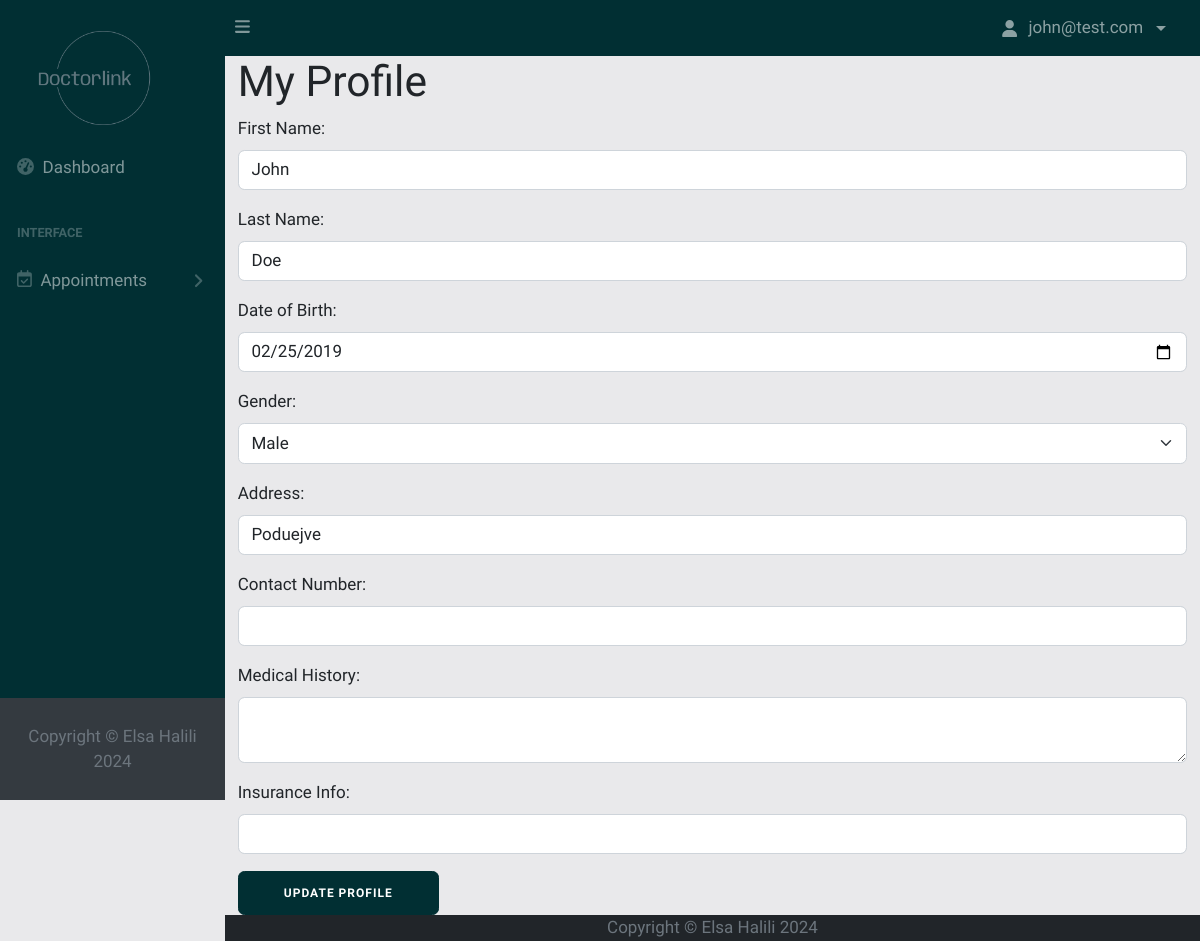
Page /profile.php (signed in) on the committed database.
### tables this page shows
CREATE TABLE `Patients` (
  `id` int(11) NOT NULL,
  `user_id` int(11) DEFAULT NULL,
  `date_of_birth` date DEFAULT NULL,
  `gender` enum('Male','Female','Other') DEFAULT NULL,
  `address` varchar(100) DEFAULT NULL,
  `contact_number` varchar(15) DEFAULT NULL,
  `medical_history` text DEFAULT NULL,
  `insurance_info` varchar(100) DEFAULT NULL
);

CREATE TABLE `User` (
  `Id` int(11) NOT NULL,
  `Name` varchar(255) DEFAULT NULL,
  `Surname` varchar(255) DEFAULT NULL,
  `Username` varchar(50) DEFAULT NULL,
  `Password` varchar(100) DEFAULT NULL,
  `Email` varchar(100) DEFAULT NULL,
  `UserType` enum('Patient','Doctor','Admin','User') DEFAULT NULL
);

### patient-profile.php (the view, shortened to what this page needs)
<?php
require './database/config.php';
require 'auth/logged-in-user.php';
if ($loggedInUser) {
    try {
        $userId = $_SESSION['user']['Id'];
        $stmt = $conn->prepare("
            SELECT u.Name, u.Surname, p.*
            FROM User u
            JOIN Patients p ON p.user_id = u.Id
            WHERE u.Id = :userId
        ");
        $stmt->bindParam(":userId", $userId);
        $stmt->execute();
        $user = $stmt->fetch();
    } catch (PDOException $e) {
        echo $e;
    }
} else {
    echo "User is not logged in";
}
?>
<form action="patient-profilelogic.php" method="POST">
    <div class="mb-3">
        <label for="firstName" class="form-label">First Name:</label>
        <input type="text" id="firstName" name="firstName" class="form-control" value="<?php echo $user['Name']; ?>">
    </div>
    <div class="mb-3">
        <label for="lastName" class="form-label">Last Name:</label>
        <input type="text" id="lastName" name="lastName" class="form-control" value="<?php echo $user['Surname']; ?>">
    </div>
    <div class="mb-3">
        <label for="dateOfBirth" class="form-label">Date of Birth:</label>
        <input type="date" id="dateOfBirth" name="dateOfBirth" class="form-control" value="<?php echo $user['date_of_birth']; ?>">
    </div>
    <div class="mb-3">
        <label for="gender" class="form-label">Gender:</label>
        <select id="gender" name="gender" class="form-select">
            <option value="Male" <?php echo ($user['gender'] === 'Male') ? 'selected' : ''; ?>>Male</option>
        </select>
    </div>
    <div class="mb-3">
        <label for="address" class="form-label">Address:</label>
        <input type="text" id="address" name="address" class="form-control" value="<?php echo $user['address']; ?>">
    </div>
    <div class="mb-3">
        <label for="contactNumber" class="form-label">Contact Number:</label>
        <input type="text" id="contactNumber" name="contactNumber" class="form-control" value="<?php echo $user['contact_number']; ?>">
    </div>
    <div class="mb-3">
        <label for="medicalHistory" class="form-label">Medical History:</label>
        <textarea id="medicalHistory" name="medicalHistory" class="form-control"><?php echo $user['medical_history']; ?></textarea>
    </div>
    <div class="mb-3">
        <label for="insuranceInfo" class="form-label">Insurance Info:</label>
        <input type="text" id="insuranceInfo" name="insuranceInfo" class="form-control" value="<?php echo $user['insurance_info']; ?>">
    </div>
    <button type="submit" class="btn button mt-3">Update Profile</button>
</form>

### css/main.css (style rules this page uses)
* { font-family: "Rajdhani", sans-serif; font-size: 17px; }
body { background: #e9e9eb; }
.button { border: 1px solid #012f33; background-color: #012f33; color: #ffffff; font-size: 12px; font-weight: bold; padding: 12px 45px; letter-spacing: 1px; text-transform: uppercase; transition: transform 80ms ease-in; display: flex; align-items: center; }

### rows in the picture
patients: firstName "John", lastName "Doe", dateOfBirth "02/25/2019", gender "Male", address "Poduejve"

### other values in the picture
$loggedInUser['Email'] "john@test.com"
